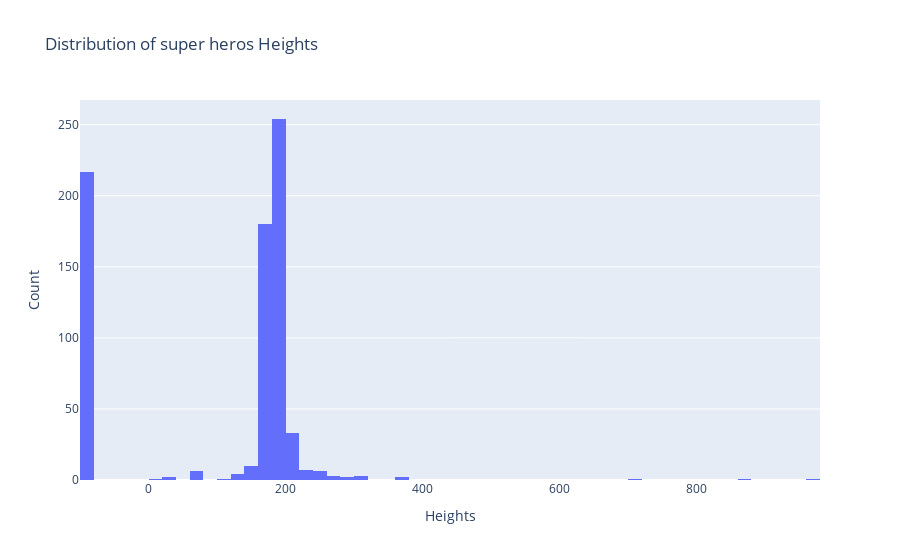

Notebook source saved alongside this figure:
### Code cell
data = go.Histogram(x = super_hero_info["Height"])
# layout = go.Layout(
#     paper_bgcolor='rgba(0,0,0,0)',
#     plot_bgcolor='rgba(1,1,1,1)'
# )
fig = go.Figure(data)
fig.update_layout(
    title="Distribution of super heros Heights",
    xaxis_title_text='Heights', # xaxis label,
    yaxis_title_text='Count', # yaxis label
    )


fig

### Figure 1 — Plotly figure (JSON) as saved in the notebook; plotly's stock layout.template omitted (floating-point values rounded to 4 significant figures; data arrays with more than 128 entries replaced by an {"elided": "..."} marker saying what was removed)
{"data": [{"type": "histogram", "x": {"elided": "734 float values"}}], "layout": {"title": {"text": "Distribution of super heros Heights"}, "xaxis": {"title": {"text": "Heights"}}, "yaxis": {"title": {"text": "Count"}}}}
